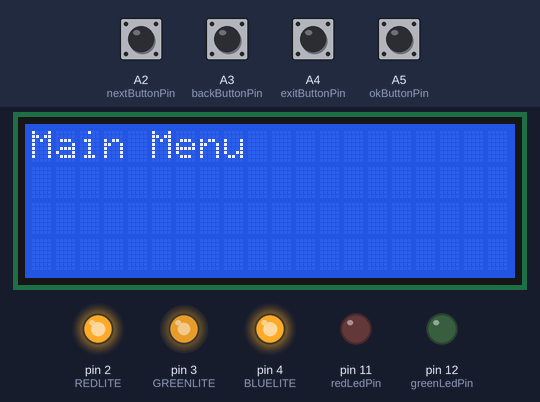
Bench run of a sketch on a simulated Arduino Uno, built with avr-gcc and run on an emulated ATmega328P. Shown: 20×4 character LCD, output pins drawn as LEDs (lit = HIGH). The test bench sets the inputs (shaded band); at power-on: A2 (nextButtonPin), A3 (backButtonPin), A4 (exitButtonPin), A5 (okButtonPin) LOW. What the sketch prints to the serial monitor is not drawn.

Above: at 3.7 s.
3.8 s: A5 (okButtonPin) pulled HIGH for 0.15 s
At 5.1 s:
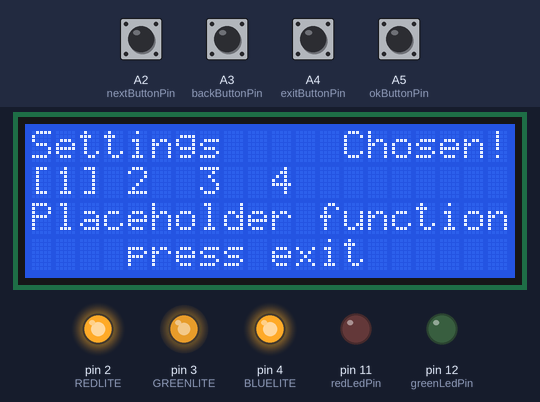
5.4 s: A4 (exitButtonPin) pulled HIGH for 0.15 s
8.5 s: A2 (nextButtonPin) pulled HIGH for 0.15 s
11.6 s: A5 (okButtonPin) pulled HIGH for 1 s
At 14.0 s:
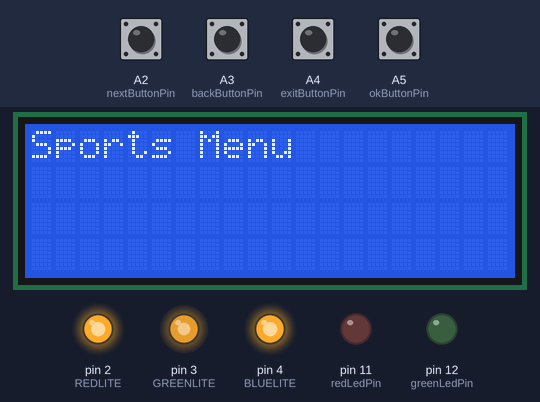
15.6 s: A3 (backButtonPin) pulled HIGH for 0.15 s
At 16.1 s:
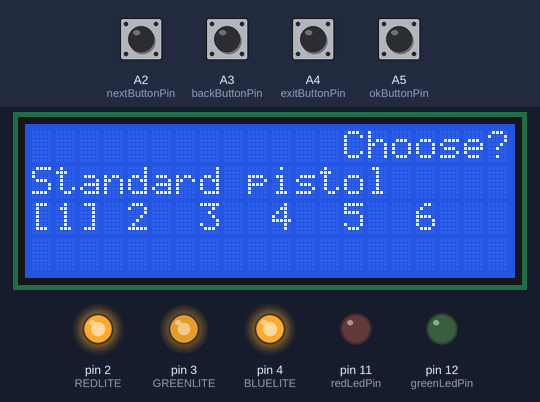
18.7 s: A3 (backButtonPin) pulled HIGH for 1 s
At 19.8 s:
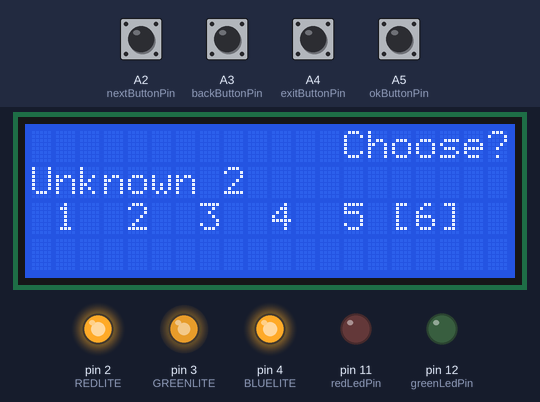
Timing chart, 0 to 21.7 s (numbered marks = the images above; inputs shaded):
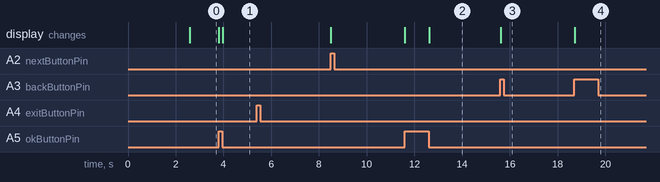

Measured:
- after the input at 3.8 s, the display: changes after 0.16 s (image 1)
- after the input at 5.4 s, every drawn part: stays the same
- after the input at 11.6 s, the display: changes after 1.0 s (image 2)
- after the input at 15.6 s, the display: changes at once (image 3)
- after the input at 18.7 s, the display: changes at once (image 4)
- what the display in image 0 shows lasts 1.2 s, from 2.6 s to 3.8 s

The sketch:

State_Machine_V3.ino
```cpp
// include the library code:
#include <CircularBuffer.h>
#include <LiquidCrystal.h>
#include <Wire.h>

// initialize the lyquidChrystal library with the numbers of the interface pins
#define REDLITE 2  // pin 16
#define GREENLITE 3 // pin 17
#define BLUELITE 4  // pin 18
LiquidCrystal lcd(10, 9, 8, 7, 6, 5);
// iamge ->LCD-RedBoard, 4-7, 6-8, 11-9, 12-10, 13-11, 14-12, 16-3, 17-5, 18-6
int brightness = 255; // brightness of RGB LCD
// LCDrows is used in void textToScreen();
int LCDrows = 20; // 20 for 4x20 LCD, 16 for 2x16 LCD

//the buttons
const int exitButtonPin = A4;
const int okButtonPin = A5;
const int backButtonPin = A3;
const int nextButtonPin = A2;
//these variables track the state of the buttons, low if not pressed, high if pressed
int exitButtonState = LOW;
int okButtonState = LOW;

int nextButtonState = LOW;
int backButtonState = LOW;

// For debouncing the buttons
unsigned long lastDebounceTime = 0;  // the last time the output pin was toggled
unsigned long debounceDelay = 250;    // the debounce time; increase if the output flickers
int buttonState;

// The red and green LEDs for the targets - will become MOSFE-Transistors
const int greenLedPin = 12;
const int redLedPin = 11;

// for stateMachines
int state = 0;
unsigned long pressTime = 0; // how long since a button has been pressed
bool isMenu = true;
bool isSports = false;
bool isSettings = false;
bool isUnallocated = false;
bool okAccept = false;
bool exitAccept = false;
bool backNextAccept = false;
bool buttonStateChange = false;


// LIFO buffer
// https://github.com/rlogiacco/CircularBuffer#declare-and-initialize
CircularBuffer<char,20> stateHistory; // buffer capacity is 20 characters
// I doubt the machines go more than 4 states deep.
/* buffer.push(0);  // [0]
   buffer.push(5);  // [0,5]
   buffer.pop(); // [0] returns 5
   buffer.pop(); // [] returns 0    */


//---------------- external function declarat-----------ion ------
void monitorButtonPress();
void setLiquidCrystalBacklight(uint8_t r, uint8_t g, uint8_t b);
void menuMachine();
//////////////////////////////////////////////////// void setup begins ////////////////////////////////////////////////////
void setup() {
  // set up the LCD's number of rows and columns:
  lcd.begin(20, 4);
  // Print a message to the LCD.

  lcd.print("Welcome! to:");
  lcd.setCursor(0, 1);
  lcd.print("State_Machine_V3");

  //set the mode of the pins...
  // For the Red and Green lights
  pinMode(greenLedPin, OUTPUT);// declare the ledPin as an OUTPUT
  pinMode(redLedPin, OUTPUT);
  // For buttons
  pinMode(exitButtonPin, INPUT);
  pinMode(okButtonPin, INPUT);
  pinMode(backButtonPin, INPUT);
  pinMode(nextButtonPin, INPUT);
  // For LyquidChrystal
  pinMode(REDLITE, OUTPUT);
  pinMode(GREENLITE, OUTPUT);
  pinMode(BLUELITE, OUTPUT);

  // Set the brightness and backlight of the LCD
  brightness = 154;
  setLiquidCrystalBacklight(154, 154, 154);

  // initialize serial communication:
  Serial.begin(9600);

  stateHistory.push('B'); // -------- history shows where beginning is
  stateHistory.push('B'); // -------- history shows where beginning is
  stateHistory.push('B'); // -------- history shows where beginning is

  delay(2500); // There is a delay here !!!!!!!!!!!!
  lcd.clear();
//  textOnScreen(0,0,"Button:");
}
//////////////////////////////////////////////////// void setup ends ////////////////////////////////////////////////////

//////////////////////////////////////////////////// void loop begins ////////////////////////////////////////////////////
void loop() {
  monitorButtonPress();

  menuMachine();
//  buttonFunctionTester();
}//close void loop
//////////////////////////////////////////////////// void loop ends ///////////////////////////////////////////////////


void buttonFunctionTester(){
  textOnScreen(0,1,"");
  textOnScreen(0,0,"--ButtonTester--");
  while(onlyAllowRisingButton(backButtonPin, backButtonState)){
  textOnScreen(0,1,"   back pressed");
  }
  while(onlyAllowRisingButton(nextButtonPin, nextButtonState)){
    textOnScreen(0,1,"   next pressed");
  }
  while(onlyAllowRisingButton(okButtonPin, okButtonState)){
    textOnScreen(0,1,"     ok pressed");
  }
  while(onlyAllowRisingButton(exitButtonPin, exitButtonState)){
    textOnScreen(0,1,"   exit pressed");
  }
}


void textOnScreen(int c1, int c2, String text){
   /*textOnScreen(choose col, choose line, text){
   * Writes a msg to a line on the 16x2LCD
   * Replaces old msg with whitespace
   */
  String whiteSpace = "";
  int spaceLen = 0;
  spaceLen = LCDrows - text.length();
  for(int i = 1; i <= spaceLen; i++) {
    whiteSpace = whiteSpace + " ";
  }
  text = text + whiteSpace;
  lcd.setCursor(c1, c2);
  lcd.print(text);

}

void setLiquidCrystalBacklight(uint8_t r, uint8_t g, uint8_t b) {
  // normalize the red LED - its brighter than the rest!
  r = map(r, 0, 255, 0, 100);
  g = map(g, 0, 255, 0, 150);

  r = map(r, 0, 255, 0, brightness);
  g = map(g, 0, 255, 0, brightness);
  b = map(b, 0, 255, 0, brightness);

  // common anode so invert!
  r = map(r, 0, 255, 255, 0);
  g = map(g, 0, 255, 255, 0);
  b = map(b, 0, 255, 255, 0);
  Serial.print("R = "); Serial.print(r, DEC);
  Serial.print(" G = "); Serial.print(g, DEC);
  Serial.print(" B = "); Serial.println(b, DEC);
  analogWrite(REDLITE, r);
  analogWrite(GREENLITE, g);
  analogWrite(BLUELITE, b);
}
```

menuMachine.ino
```cpp
void sportMachine(){
  isMenu = false;
  isSports = true;
  isSettings = false;
  isUnallocated = false;
   switch (state) {
    case 1:// --------------- case 1: 25m Standard pistol
//      textOnScreen(0, 1, "[1] 2  3  4  5  6");
//      textOnScreen(0, 2, " 7  8  9  10  11  12");
      trapMenuInState(nothing, state, "","Standard pistol", "[1] 2  3  4  5  6", "");

      break;
    case 2:// --------------- case 2: 25yard Precision pistol

      trapMenuInState(nothing, state, "","Precision pistol", " 1 [2] 3  4  5  6", "");

      break;
    case 3:// --------------- case 3: Free pistol

      trapMenuInState(nothing, state, "","Free pistol", " 1  2 [3] 4  5  6", "");

      break;
    case 4:// --------------- case 4: 10m Air pistol

      trapMenuInState(nothing, state, "","Air pistol", " 1  2  3 [4] 5  6", "");

      break;
    case 5:// --------------- case 5: unknown

      trapMenuInState(nothing, state, "","Unknown 1", " 1  2  3  4 [5] 6", "");

      break;
    case 6:// --------------- case 6: unknown

      trapMenuInState(nothing, state, "","Unknown 2", " 1  2  3  4  5 [6]", "");

      break;
    default:
      textOnScreen(0, 0, "Sports Menu");
      textOnScreen(0, 1, "");
      textOnScreen(0, 2, "");
      textOnScreen(0, 3, "");
      delay(900);
      state = 1;
  }

} // close sportSelection


void menuMachine(){
  isMenu = true;
  isSports = false;
  isSettings = false;
  isUnallocated = false;
  switch (state) {
      case 1: // --------------- case 1 - Settings
        //lcd.clear();
        textOnScreen(0, 0, "Settings");
        textOnScreen(0, 1, "[1] 2  3  4");
        //Pass appropriate function and text for lines 1, 2, 3 & 4
        trapMenuInState(nothing, state, "Settings", "[1] 2  3  4", "", "");


        break;
      case 2: // --------------- case 2 - Sports
        //lcd.clear();
        textOnScreen(0, 0, "Sports Menu");
        textOnScreen(0, 1, " 1 [2] 3  4");
        trapMenuInState(sportMachine, state, "Sports", " 1 [2] 3  4", "", "");

        break;
      case 3:  // --------------- case 3 - Manual mode
       //lcd.clear();
        textOnScreen(0, 0, "Manual mode");
        textOnScreen(0, 1, " 1  2 [3] 4");
        trapMenuInState(nothing, state, "Manual mode", " 1  2 [3] 4", "", "");

        break;
      case 4: // --------------- case 4 - Unknown
       // lcd.clear();
        textOnScreen(0, 0, "stateHistory");
        textOnScreen(0, 1, " 1  2  3 [4]");
        trapMenuInState(nothing, state, "stateHistory", " 1  2  3 [4]", "", "");

        break;
      default:
      textOnScreen(0, 0, "Main Menu");
      textOnScreen(0, 1, "");
      textOnScreen(0, 2, "");
      textOnScreen(0, 3, "");
      state = 1;
      delay(900);
    }
}


void trapMenuInState(void (*passedStateMachine)(),int nestedState, String text1, String text2, String text3, String text4){

  while(!backNextAccept){
          textOnScreen(0, 0, text1);
          textOnScreen(13, 0, "Choose?");
          textOnScreen(0, 1, text2);
          textOnScreen(0, 2, text3);
          textOnScreen(0, 3, text4);
          monitorButtonPress();

          if(okAccept){
            textOnScreen(13, 0, "Chosen!");
            okAccept = false;
            state = 0;
            while(!exitAccept){ // ------ this is new main loop() when in a nested function
              monitorButtonPress();
//            Send system to appropriate function here

             (*passedStateMachine)();

            } // -----------------  new main loop() end
            exitAccept = false;
            state =  nestedState;
          }
          else if(exitAccept) {
            state = 0;
            exitAccept = false;
            break;
          }
        }
        backNextAccept = false;
}

void nothing(){
  textOnScreen(0,2,"Placeholder function");
  textOnScreen(0,3,"    press exit");
}
```

monitorButtonPress.ino
```cpp
void monitorButtonPress(){
  bool justEntered = true;

  if ((millis() - pressTime) > 50) {
/* This is to prevent wrong-button-presses from
   lingering in the system. */
    okAccept = false;
    exitAccept = false;
    backNextAccept = false;
    pressTime = 0;
  }

// the debounceDelay makes sure that one button press doesn't get
// interpreted as multiple.
  if ((millis() - lastDebounceTime) > debounceDelay) {
//    Serial.print("         lDt: ");Serial.println(lastDebounceTime);
//    Serial.print("millis - lDt: ");Serial.println(millis() - lastDebounceTime);
    while(onlyAllowRisingButton(backButtonPin, backButtonState)){
    if(justEntered){//only do this once
      lastDebounceTime = millis();
      backButtonPressed();
      justEntered = false;
    }

    }
    while(onlyAllowRisingButton(nextButtonPin, nextButtonState)){
       if(justEntered){//only do this once
        lastDebounceTime = millis();
        nextButtonPressed();
        justEntered = false;
      }
    }
    while(onlyAllowRisingButton(okButtonPin, okButtonState)){
      if(justEntered){//only do this once
        lastDebounceTime = millis();
        okButtonPressed();
        justEntered = false;
      }

    }
    while(onlyAllowRisingButton(exitButtonPin, exitButtonState)){
      if(justEntered){//only do this once
        lastDebounceTime = millis();
        exitButtonPressed();
        justEntered = false;
      }
    }
  }
} // end monitorButtonPress()


bool onlyAllowRisingButton(int reading, int bState ) {
  bool isButtonHigh = false;

  if(bState != digitalRead(reading) && digitalRead(reading) == HIGH ){
    // now: state = low, reading = high
    // meaning: button has been pressed, but unknown if button is kept down
    if(!isButtonHigh){ // only if button is NOT kept down
      bState = HIGH;
      isButtonHigh = true;
    }

    //now: state = high, reading = high, isButtonHigh = true
    // meaning: computer knows the button has been pressed, and is being kept that way.
  }
  else if ( bState != digitalRead(reading) && digitalRead(reading) == LOW ){
    //now: state = high, reading = low
    //meaning: button has been released
    bState = LOW;
    isButtonHigh = false;
    //now: state = low, isButtonHigh = false
    // meaning: computer knows button has been released
  }
  //else: state = low, reading = low, do: nothing

  if(bState == HIGH){
    return true;
  }
  else {
    return false;
  }
}// end onlyAllowRisingButton()


void okButtonPressed(){
  okAccept = true;
  pressTime = millis();

  Serial.print("Inside okButtonPressed(): "),
  Serial.print("pressTime = ");
  Serial.println(String(pressTime));
}

void exitButtonPressed(){
  exitAccept = true;
  pressTime = millis();
}

void nextButtonPressed(){
  //This makes sure not to overflow
  // when cycling through the menus
  pressTime = millis();
  int maximum = 0;

  if(isMenu){
    maximum = 4;
  }
  else if(isSports){
    maximum = 6;
  }
  else if(isSettings){
    maximum = 3;
  }


  else if(isUnallocated){
    maximum = 3;
  }

  if(state + 1 <= maximum){
    state++;
  }
  else {
    state = 1;
  }
  backNextAccept = true;
}

void backButtonPressed() {
  pressTime = millis();
  int maximum = 0;

  if(isMenu){
    maximum = 4;
  }
  else if(isSports){
    maximum = 6;
  }
  else if(isSettings){
    maximum = 3;
  }
  else if(isUnallocated){
    maximum = 2;
  }

  if(state - 1 >= 1){
    state--;
  }
  else {
    state = maximum;
  }
  backNextAccept = true;
}
```
